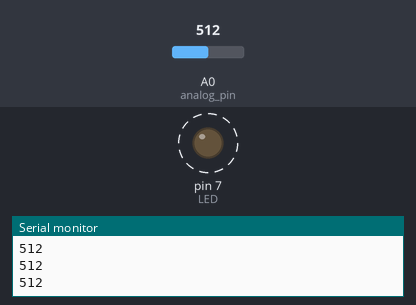
A sketch run on a simulated Arduino Uno, built with avr-gcc and run on an emulated ATmega328P. Parts: output pins drawn as LEDs (lit = HIGH), the last lines printed to the serial monitor. Dashed ring = blinking. The inputs (shaded band) are chosen by the test bench; at power-on: A0 (analog_pin) = 512.

Above: at 1.3 s.
1.4 s: A0 (analog_pin) set to 530
At 1.9 s:
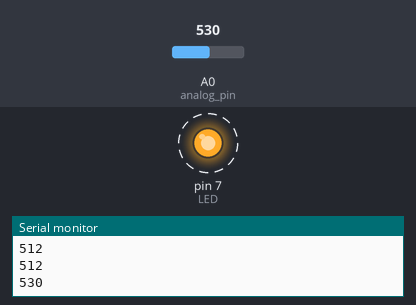
4.4 s: A0 (analog_pin) set to 511
At 4.62 s:
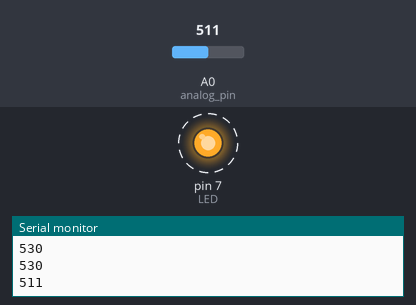
Timing chart, 0 to 13.4 s (numbered marks = the images above; inputs shaded):
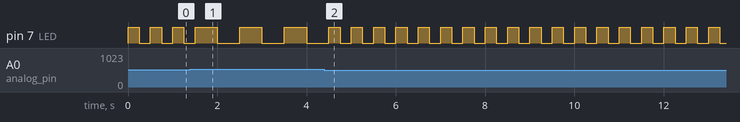

The sketch:

analogRead__.ino
```cpp
// C++ code
//
const int analog_pin = A0;
int ADC_val = 0;
int LED = 7;
int digital_map_LED;
void setup()
{
  Serial.begin(9600);
  pinMode(LED, OUTPUT);
  pinMode(analog_pin, INPUT);
}

void loop()
{
  //baisc read and write analog pin values
  ADC_val = analogRead(analog_pin);
  Serial.println(ADC_val);
  digital_map_LED = map(ADC_val, 0, 1023, 0, 225);
  analogWrite(LED, ADC_val);

  //if statements below
  if(ADC_val<=255){
    analogWrite(LED, 1023);
    delay(100);
    analogWrite(LED, 0);
    delay(200);
  }
  else if(ADC_val<=520){
    analogWrite(LED, 1023);
    delay(250);
    analogWrite(LED, 0);
    delay(250);
  }
  else if(ADC_val<=755){
    analogWrite(LED, 1023);
    delay(500);
    analogWrite(LED, 0);
    delay(500);
  }
  else {
    analogWrite(LED, 1023);
    delay(750);
    analogWrite(LED,0);
    delay(750);
  }
}
```

Measured:
- after the input at 1.4 s, pin 7 (LED): alternates HIGH for 0.50 s and LOW for 0.50 s, starting after 0.60 s
- after the input at 4.4 s, pin 7 (LED): alternates HIGH for 0.25 s and LOW for 0.25 s, starting after 0.35 s
- by itself, pin 7 (LED): alternates HIGH for 0.25 s and LOW for 0.25 s
